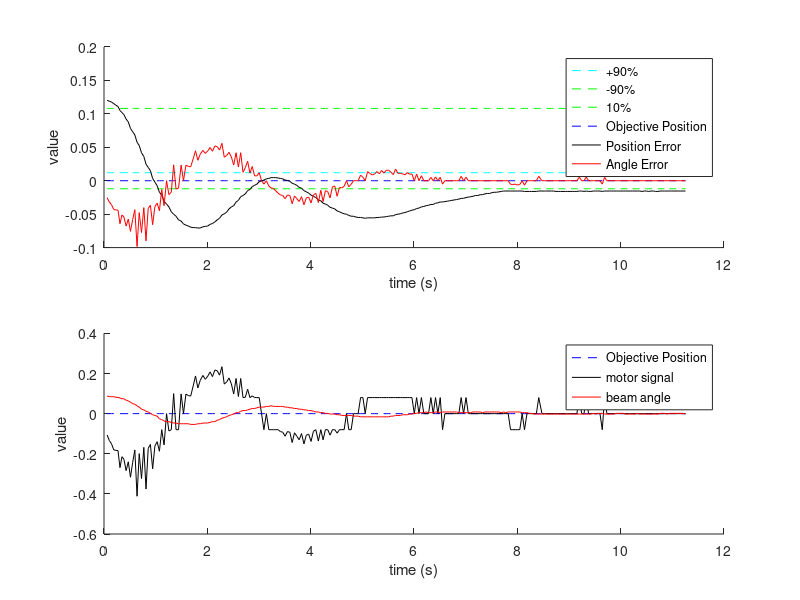

Here is the MATLAB script that generated this plot:
close all
clear
load("FullFPSloosegear.mat")
rangelow = 601;
rangehigh = 849;

maxv = positionError(rangelow);
rangesize = rangehigh-rangelow+1;

time = zeros(rangesize,1);
for i = 1:rangesize
    time(i) = sum(sampletime(1:i));
end

p = positionError(rangelow:rangehigh);
t = thetaError(rangelow:rangehigh);
m = motorSignal(rangelow:rangehigh);
a = beamAngle(rangelow:rangehigh);

x = zeros(rangesize,1);
a90p = zeros(rangesize,1)+(maxv-maxv*0.9);
a10 = zeros(rangesize,1)+(maxv-maxv*0.1);
a90m = zeros(rangesize,1)-(maxv-maxv*0.9);

subplot(2,1,1)
hold on
plot(time,a90p,'c--');
plot(time,a90m,'g--');
plot(time,a10,'g--');


plot(time,x,'b--');
plot(time,p, 'k-');
plot(time,t,'r-');
hold off
legend('+90%','-90%','10%','Objective Position','Position Error', 'Angle Error')
xlabel('time (s)');
ylabel('value');

subplot(2,1,2)
hold on
plot(time,x,'b--');
plot(time,m, 'k-');
plot(time,a,'r-');
hold off
legend('Objective Position', 'motor signal','beam angle')
xlabel('time (s)');
ylabel('value');
